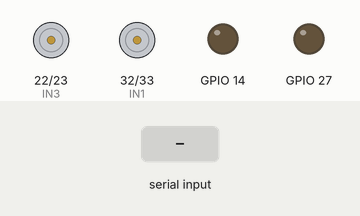
Recording of a sketch running on a simulated ESP32. Shown: motor-driver pin pairs drawn as motors (green arrow = first pin HIGH = forward, orange = second pin HIGH = backward, longer = more drive), output pins drawn as LEDs (lit = HIGH). Inputs (shaded band) come from the test bench.

Above: at 1.2 s.
1.3 s: "90,45\n" received over Serial
At 1.6 s:
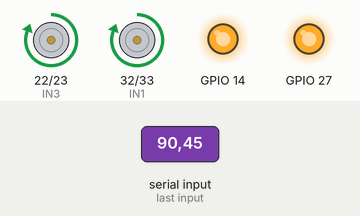
2.8 s: "30,150\n" received over Serial
At 4.0 s:
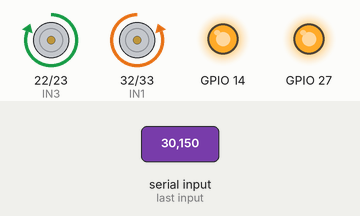
Timing chart, 0 to 5.8 s (numbered marks = the images above; inputs shaded):
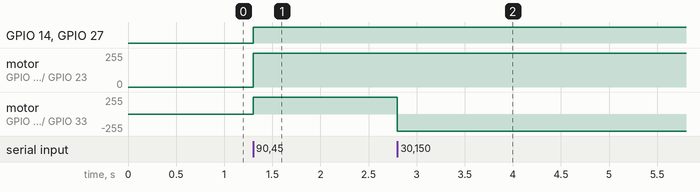

The sketch:

sketch_nov29a.ino
```cpp
#include <Arduino.h>

// Motor A (Left)
const int ENA = 14;
const int IN1 = 32;
const int IN2 = 33;

// Motor B (Right)
const int ENB = 27;
const int IN3 = 22;
const int IN4 = 23;

// PWM Properties
const int freq = 30000;
const int pwmChannelA = 0;
const int pwmChannelB = 1;
const int resolution = 8;

// Robot Parameters
// Adjust these based on your specific robot chassis
const float MAX_PWM = 255.0;
const float WHEEL_SEPARATION = 0.20; // Meters
const float WHEEL_RADIUS = 0.03;     // Meters

void setup() {
  Serial.begin(115200);

  // Configure Motor Pins
  pinMode(IN1, OUTPUT);
  pinMode(IN2, OUTPUT);
  pinMode(IN3, OUTPUT);
  pinMode(IN4, OUTPUT);

  // Configure PWM
  ledcAttachChannel(ENA, freq, resolution, pwmChannelA);
  ledcAttachChannel(ENB, freq, resolution, pwmChannelB);

  // Stop motors initially
  digitalWrite(IN1, LOW);
  digitalWrite(IN2, LOW);
  digitalWrite(IN3, LOW);
  digitalWrite(IN4, LOW);
  ledcWrite(ENA, 0);
  ledcWrite(ENB, 0);
}

void setMotorSpeed(int pin, int in1, int in2, int speed) {
  if (speed > 0) {
    digitalWrite(in1, HIGH);
    digitalWrite(in2, LOW);
  } else if (speed < 0) {
    digitalWrite(in1, LOW);
    digitalWrite(in2, HIGH);
    speed = -speed;
  } else {
    digitalWrite(in1, LOW);
    digitalWrite(in2, LOW);
    speed = 0;
  }

  // Constrain speed to 0-255
  speed = constrain(speed, 0, 255);
  ledcWrite(pin, speed);
}

void loop() {
  if (Serial.available() > 0) {
    String input = Serial.readStringUntil('\n');
    input.trim();

    // Expected format: <linear_x,angular_z>
    // Example: 0.5,0.1
    if (input.length() > 0) {
      int commaIndex = input.indexOf(',');
      if (commaIndex != -1) {
        String linearStr = input.substring(0, commaIndex);
        String angularStr = input.substring(commaIndex + 1);

        float linear_x = linearStr.toFloat();
        float angular_z = angularStr.toFloat();

        // Differential Drive Kinematics
        // V_left = V - (omega * L / 2)
        // V_right = V + (omega * L / 2)
        // Note: This is a simplified model mapping directly to PWM for open
        // loop control. For better control, PID with encoders is recommended.

        // Simple mapping for open loop:
        // We map -1.0 to 1.0 range (approx) to PWM -255 to 255
        // This is a basic driver.

        float left_speed_cmd =
            linear_x - (angular_z * 0.5); // Simplified mixing
        float right_speed_cmd = linear_x + (angular_z * 0.5);

        // Map arbitrary units to PWM (assuming input is roughly -1.0 to 1.0)
        // You might need to tune this scaling factor
        int left_pwm = (int)(left_speed_cmd * 255.0);
        int right_pwm = (int)(right_speed_cmd * 255.0);

        setMotorSpeed(ENA, IN1, IN2, left_pwm);
        setMotorSpeed(ENB, IN3, IN4, right_pwm);

        // Debug output (optional, might interfere with high freq control)
        // Serial.print("L:"); Serial.print(left_pwm);
        // Serial.print(" R:"); Serial.println(right_pwm);
      }
    }
  }
}
```

Measured:
- after the input at 1.3 s, GPIO 14, GPIO 27: LOW → HIGH at once; motor on GPIO 22 (IN3) / GPIO 23 (IN4), motor on GPIO 32 (IN1) / GPIO 33 (IN2): stopped → forward 255/255 at once
- after the input at 2.8 s, motor on GPIO 32 (IN1) / GPIO 33 (IN2): forward 255/255 → backward 255/255 at once
